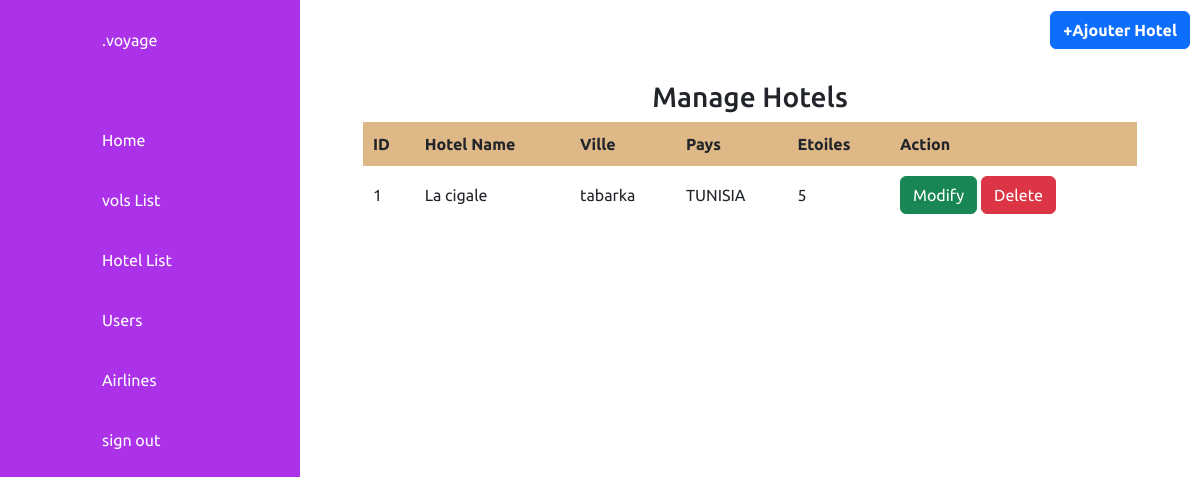
The page /hotel_list.php on the database its author committed.
### tables this page shows
CREATE TABLE `hotels` (
  `ID` int(11) NOT NULL,
  `Nom_hotel` varchar(255) NOT NULL,
  `Ville` varchar(255) NOT NULL,
  `Pays` varchar(255) NOT NULL,
  `Etoiles` int(11) NOT NULL
);

### functions.php (called while the page is built, shortened)
<?php
function connect(){
    $conn = new mysqli('localhost', 'root', '', 'agence_de_voyage');
    return $conn;
}
function gethotels(){
  $conn=connect();
  $requette= "SELECT* FROM hotels ";
  $resultat = $conn->query($requette);
  $hotel = $resultat->fetch_all();
  return $hotel;
  }

### hotel_list.php (the view, shortened to what this page needs)
<?php
include('functions.php');
$hotels=gethotels();
?>
<!DOCTYPE html>
<html lang="en">
<head>
    <link rel="stylesheet" href="style.css">
    <link rel="stylesheet" href="table_style.css">
    <link href="https://cdn.jsdelivr.net/npm/bootstrap@5.3.3/dist/css/bootstrap.min.css" rel="stylesheet">
</head>
<body>
    <div class="container-fluid p-0">
    <?php
include('template/nav_bar.php');
?>
        <div class="main">
            <div class="topbar">
                <div class="toggle">
                </div>
                <div class="button">
                    <button class="btn btn-primary" data-bs-toggle="modal" data-bs-target="#exampleModal"><strong>+Ajouter Hotel</strong></button>
                </div>
            </div>
            <div class="table-container">
                <h3>Manage Hotels</h3>
                <table>
                    <thead>
                        <tr>
                            <th>ID</th>
                            <th>Hotel Name</th>
                            <th>Ville</th>
                            <th>Pays</th>
                            <th>Etoiles</th>
                            <th>Action</th>
                        </tr>
                    </thead>
                    <tbody>
                        <?php
                        foreach ($hotels as $i => $hotel) {
                            $i++;
                            echo '<tr>
                         <td>' . $i . '</td>
                         <td>' . $hotel[1] . '</td>
                         <td>' . $hotel[2] . '</td>
                         <td>' . $hotel[3] . '</td>
                         <td>' . $hotel[4] . '</td>
                         <td>
                         <button data-bs-toggle="modal" data-bs-target="#editModal" class="btn btn-success">Modify</button>
                         <a href="supprimer.php?idh=' . $hotel['0'] . '">
                             <button class="btn btn-danger">Delete</button>
                             </a>
                         </td>
                     </tr>';
                        }
                        ?>
                    </tbody>
                </table>
            </div>
        </div>
    </div>
</body>
</html>

### style.css (style rules this page uses)
* { font-family: "Ubuntu", sans-serif; margin: 0; padding: 0; box-sizing: border-box; }
:root { --red: #9f12e6dc; --white: #fff; --gray: #f5f5f5; --black1: #222; --black2: #999; }
body { min-height: 100vh; overflow-x: hidden; margin: ""; }
.main { position: absolute; width: calc(100% - 300px); left: 300px; min-height: 100vh; background: var(--white); transition: 0.5s; }
.topbar { width: 100%; height: 60px; display: flex; justify-content: space-between; align-items: center; padding: 0 10px; }
.toggle { position: relative; width: 60px; height: 60px; display: flex; justify-content: center; align-items: center; font-size: 2.5rem; cursor: pointer; }

### table_style.css (style rules this page uses)
.table-container { display: flex; flex-direction: column; align-items: center; overflow-x: auto; margin: 20px; }
table { width: 90%; border-collapse: collapse; }
h3 { margin-bottom: 20px; font-size: 1.5rem; color: #1d2029; font-weight: bold; }
th,td { padding: 10px; border: 1px solid #ddd; }
th { background-color:burlywood; }

### rows shown on the page
hotels: Nom_hotel "La cigale", Ville "tabarka", Pays "TUNISIA", Etoiles "5"
